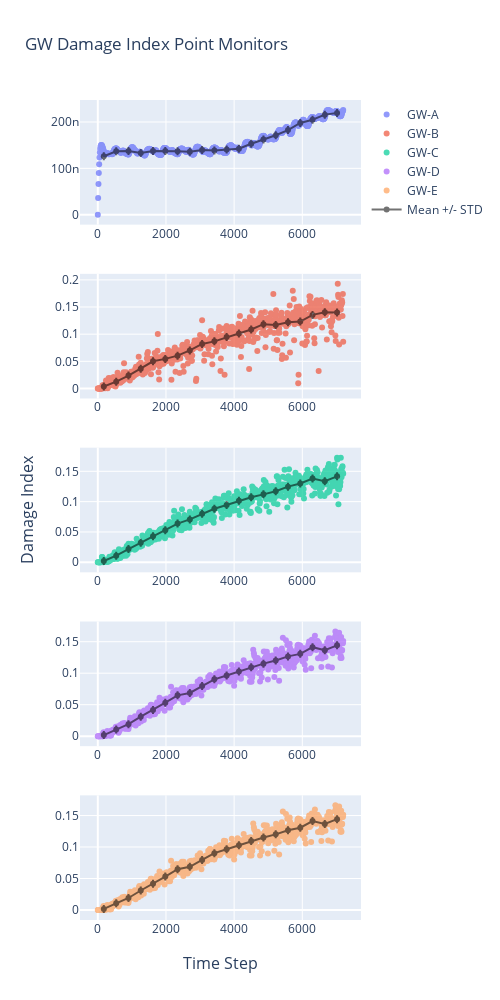

Notebook code for this chart:
### Code cell
color10_16 = ['#636EFA', '#EF553B', '#00CC96', '#AB63FA', '#FFA15A', '#19D3F3', '#FF6692', '#B6E880', '#FF97FF',
              '#FECB52']
scatter_opacity = 0.7
mean_opacity = scatter_opacity

fig = make_subplots(
    rows=5,
    cols=1,
    shared_xaxes=False,
    x_title="Time Step",
    y_title="Damage Index")
# subplot_titles=("Point A", "Quadrant 2"))

fig.add_trace(go.Scatter(x=residual_df['Time_Step'],
                         y=residual_df['point-gw-a'],
                         mode='markers',
                         opacity=scatter_opacity,
                         name='GW-A',
                         line=dict(color=color10_16[0])),
              row=1, col=1)
fig.add_trace(go.Scatter(x=bin_df['bin_centres'],
                         y=bin_df['point-gw-a_bin_mean'],
                         mode='markers+lines',
                         name='Mean +/- STD',
                         line=dict(color='black'),
                         opacity=.55,
                         error_x_array=bin_df['point-gw-a_std'],
                         showlegend=False),
              row=1, col=1)

fig.add_trace(go.Scatter(x=residual_df['Time_Step'],
                         y=residual_df['point-gw-b'],
                         mode='markers',
                         opacity=scatter_opacity,
                         name='GW-B',
                         line=dict(color=color10_16[1])),
              row=2, col=1)
fig.add_trace(go.Scatter(x=bin_df['bin_centres'],
                         y=bin_df['point-gw-b_bin_mean'],
                         mode='markers+lines',
                         name='Mean +/- STD',
                         line=dict(color='black'),
                         opacity=.55,
                         error_x_array=bin_df['point-gw-b_std'],
                         showlegend=False),
              row=2, col=1)

fig.add_trace(go.Scatter(x=residual_df['Time_Step'],
                         y=residual_df['point-gw-c'],
                         mode='markers',
                         opacity=scatter_opacity,
                         name='GW-C',
                         line=dict(color=color10_16[2]),
                         showlegend=True),
              row=3, col=1)
fig.add_trace(go.Scatter(x=bin_df['bin_centres'],
                         y=bin_df['point-gw-c_bin_mean'],
                         mode='markers+lines',
                         name='Mean +/- STD',
                         line=dict(color='black'),
                         opacity=.55,
                         error_x_array=bin_df['point-gw-c_std'],
                         showlegend=False),
              row=3, col=1)

fig.add_trace(go.Scatter(x=residual_df['Time_Step'],
                         y=residual_df['point-gw-d'],
                         mode='markers',
                         opacity=scatter_opacity,
                         name='GW-D',
                         line=dict(color=color10_16[3]),
                         showlegend=True),
              row=4, col=1)
fig.add_trace(go.Scatter(x=bin_df['bin_centres'],
                         y=bin_df['point-gw-d_bin_mean'],
                         mode='markers+lines',
                         name='Mean +/- STD',
                         line=dict(color='black'),
                         opacity=.55,
                         error_x_array=bin_df['point-gw-d_std'],
                         showlegend=False),
              row=4, col=1)

fig.add_trace(go.Scatter(x=residual_df['Time_Step'],
                         y=residual_df['point-gw-e'],
                         mode='markers',
                         opacity=scatter_opacity,
                         name='GW-E',
                         line=dict(color=color10_16[4]),
                         showlegend=True),
              row=5, col=1)
fig.add_trace(go.Scatter(x=bin_df['bin_centres'],
                         y=bin_df['point-gw-e_bin_mean'],
                         mode='markers+lines',
                         name='Mean +/- STD',
                         line=dict(color='black'),
                         opacity=.55,
                         error_x_array=bin_df['point-gw-e_std'],
                         showlegend=True),
              row=5, col=1)

fig.update_layout(height=1000, width=500,
                  title_text="GW Damage Index Point Monitors")

fig.show()

### Figure 1 — Plotly figure (JSON) as saved in the notebook; plotly's stock layout.template omitted (floating-point values rounded to 4 significant figures; data arrays with more than 128 entries replaced by an {"elided": "..."} marker saying what was removed)
{"data": [{"line": {"color": "#636EFA"}, "mode": "markers", "name": "GW-A", "opacity": 0.7, "type": "scatter", "x": {"elided": "721 int values"}, "xaxis": "x", "y": {"elided": "721 float values"}, "yaxis": "y"}, {"error_x": {"array": [3.089e-08, 4.032e-09, 5.307e-09, 3.01e-09, 3.572e-09, 4.983e-09, 4.303e-09, 3.858e-09, 4.453e-09, 4.819e-09, 6.352e-09, 3.923e-09, 2.788e-09, 7.272e-09, 7.267e-09, 5.874e-09, 3.813e-09, 6.893e-09, 7.539e-09, 3.926e-09]}, "line": {"color": "black"}, "mode": "markers+lines", "name": "Mean +/- STD", "opacity": 0.55, "showlegend": false, "type": "scatter", "x": [176.4, 540.0, 900.0, 1260.0, 1620.0, 1980.0, 2340.0, 2700.0, 3060.0, 3420.0, 3780.0, 4140.0, 4500.0, 4860.0, 5220.0, 5580.0, 5940.0, 6300.0, 6660.0, 7020.0], "xaxis": "x", "y": [1.261e-07, 1.368e-07, 1.374e-07, 1.334e-07, 1.375e-07, 1.376e-07, 1.369e-07, 1.356e-07, 1.398e-07, 1.388e-07, 1.408e-07, 1.422e-07, 1.53e-07, 1.62e-07, 1.714e-07, 1.827e-07, 1.98e-07, 2.049e-07, 2.16e-07, 2.196e-07], "yaxis": "y"}, {"line": {"color": "#EF553B"}, "mode": "markers", "name": "GW-B", "opacity": 0.7, "type": "scatter", "x": {"elided": "721 int values"}, "xaxis": "x2", "y": {"elided": "721 float values"}, "yaxis": "y2"}, {"error_x": {"array": [0.005137, 0.005727, 0.00568, 0.00711, 0.01405, 0.009674, 0.01288, 0.01375, 0.01602, 0.01633, 0.01733, 0.01501, 0.0191, 0.01286, 0.02231, 0.02509, 0.03145, 0.02836, 0.01374, 0.0249]}, "line": {"color": "black"}, "mode": "markers+lines", "name": "Mean +/- STD", "opacity": 0.55, "showlegend": false, "type": "scatter", "x": [176.4, 540.0, 900.0, 1260.0, 1620.0, 1980.0, 2340.0, 2700.0, 3060.0, 3420.0, 3780.0, 4140.0, 4500.0, 4860.0, 5220.0, 5580.0, 5940.0, 6300.0, 6660.0, 7020.0], "xaxis": "x2", "y": [0.00371, 0.0126, 0.02381, 0.03637, 0.05008, 0.05451, 0.06047, 0.07007, 0.08207, 0.08679, 0.09473, 0.1013, 0.1087, 0.1184, 0.1171, 0.1218, 0.1233, 0.1355, 0.1405, 0.1401], "yaxis": "y2"}, {"line": {"color": "#00CC96"}, "mode": "markers", "name": "GW-C", "opacity": 0.7, "showlegend": true, "type": "scatter", "x": {"elided": "721 int values"}, "xaxis": "x3", "y": {"elided": "721 float values"}, "yaxis": "y3"}, {"error_x": {"array": [0.002545, 0.004261, 0.005795, 0.005731, 0.005347, 0.006386, 0.009231, 0.007883, 0.007382, 0.009857, 0.009493, 0.009224, 0.01111, 0.01319, 0.01067, 0.01357, 0.01026, 0.009903, 0.01494, 0.01734]}, "line": {"color": "black"}, "mode": "markers+lines", "name": "Mean +/- STD", "opacity": 0.55, "showlegend": false, "type": "scatter", "x": [176.4, 540.0, 900.0, 1260.0, 1620.0, 1980.0, 2340.0, 2700.0, 3060.0, 3420.0, 3780.0, 4140.0, 4500.0, 4860.0, 5220.0, 5580.0, 5940.0, 6300.0, 6660.0, 7020.0], "xaxis": "x3", "y": [0.002111, 0.01081, 0.02173, 0.03216, 0.04273, 0.05275, 0.06383, 0.07063, 0.07994, 0.08817, 0.09446, 0.1013, 0.1072, 0.112, 0.1171, 0.1247, 0.1299, 0.1379, 0.1336, 0.1417], "yaxis": "y3"}, {"line": {"color": "#AB63FA"}, "mode": "markers", "name": "GW-D", "opacity": 0.7, "showlegend": true, "type": "scatter", "x": {"elided": "721 int values"}, "xaxis": "x4", "y": {"elided": "721 float values"}, "yaxis": "y4"}, {"error_x": {"array": [0.002048, 0.004131, 0.005476, 0.006113, 0.005744, 0.006638, 0.006421, 0.005364, 0.005917, 0.005469, 0.006371, 0.007964, 0.01102, 0.01124, 0.01095, 0.01142, 0.009233, 0.009128, 0.01075, 0.01243]}, "line": {"color": "black"}, "mode": "markers+lines", "name": "Mean +/- STD", "opacity": 0.55, "showlegend": false, "type": "scatter", "x": [176.4, 540.0, 900.0, 1260.0, 1620.0, 1980.0, 2340.0, 2700.0, 3060.0, 3420.0, 3780.0, 4140.0, 4500.0, 4860.0, 5220.0, 5580.0, 5940.0, 6300.0, 6660.0, 7020.0], "xaxis": "x4", "y": [0.001709, 0.01055, 0.01911, 0.03099, 0.04159, 0.05315, 0.06479, 0.06861, 0.07961, 0.09026, 0.09641, 0.1027, 0.1095, 0.1152, 0.1201, 0.1267, 0.1307, 0.1413, 0.1366, 0.1442], "yaxis": "y4"}, {"line": {"color": "#FFA15A"}, "mode": "markers", "name": "GW-E", "opacity": 0.7, "showlegend": true, "type": "scatter", "x": {"elided": "721 int values"}, "xaxis": "x5", "y": {"elided": "721 float values"}, "yaxis": "y5"}, {"error_x": {"array": [0.002048, 0.004131, 0.005476, 0.006113, 0.005744, 0.006638, 0.006421, 0.005364, 0.005917, 0.005469, 0.006371, 0.007964, 0.01102, 0.01124, 0.01095, 0.01142, 0.009233, 0.009128, 0.01075, 0.01243]}, "line": {"color": "black"}, "mode": "markers+lines", "name": "Mean +/- STD", "opacity": 0.55, "showlegend": true, "type": "scatter", "x": [176.4, 540.0, 900.0, 1260.0, 1620.0, 1980.0, 2340.0, 2700.0, 3060.0, 3420.0, 3780.0, 4140.0, 4500.0, 4860.0, 5220.0, 5580.0, 5940.0, 6300.0, 6660.0, 7020.0], "xaxis": "x5", "y": [0.001709, 0.01055, 0.01911, 0.03099, 0.04159, 0.05315, 0.06479, 0.06861, 0.07961, 0.09026, 0.09641, 0.1027, 0.1095, 0.1152, 0.1201, 0.1267, 0.1307, 0.1413, 0.1366, 0.1442], "yaxis": "y5"}], "layout": {"annotations": [{"font": {"size": 16}, "showarrow": false, "text": "Time Step", "x": 0.5, "xanchor": "center", "xref": "paper", "y": 0, "yanchor": "top", "yref": "paper", "yshift": -30}, {"font": {"size": 16}, "showarrow": false, "text": "Damage Index", "textangle": -90, "x": 0, "xanchor": "right", "xref": "paper", "xshift": -40, "y": 0.5, "yanchor": "middle", "yref": "paper"}], "height": 1000, "title": {"text": "GW Damage Index Point Monitors"}, "width": 500, "xaxis": {"anchor": "y", "domain": [0.0, 1.0]}, "xaxis2": {"anchor": "y2", "domain": [0.0, 1.0]}, "xaxis3": {"anchor": "y3", "domain": [0.0, 1.0]}, "xaxis4": {"anchor": "y4", "domain": [0.0, 1.0]}, "xaxis5": {"anchor": "y5", "domain": [0.0, 1.0]}, "yaxis": {"anchor": "x", "domain": [0.848, 1.0]}, "yaxis2": {"anchor": "x2", "domain": [0.636, 0.788]}, "yaxis3": {"anchor": "x3", "domain": [0.424, 0.576]}, "yaxis4": {"anchor": "x4", "domain": [0.212, 0.364]}, "yaxis5": {"anchor": "x5", "domain": [0.0, 0.152]}}}
